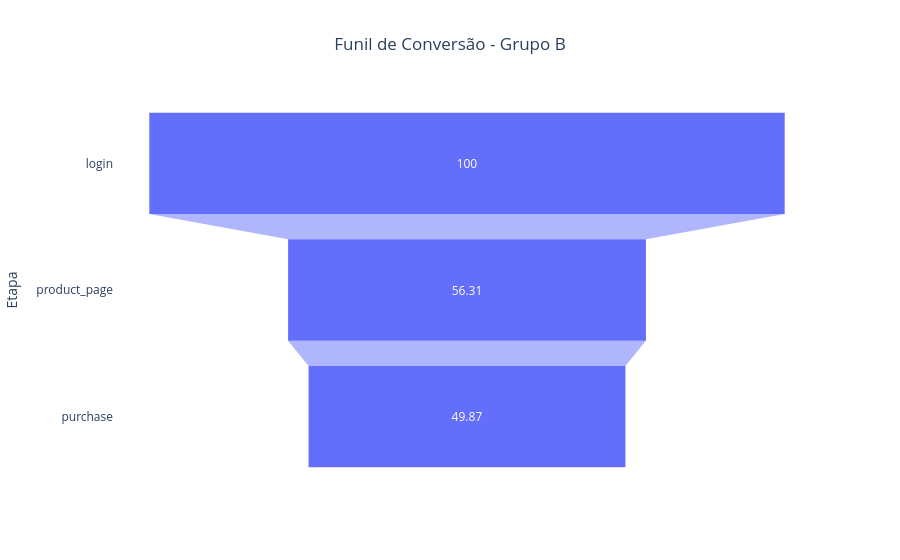

This figure's notebook cell:
### Code cell
# Visualisando o Funil B
fig = px.funnel(
    funil_B,
    x="conversao",  
    y="event_name",  
    title="Funil de Conversão - Grupo B",
    labels={"user_id": "Usuários", "event_name": "Etapa"},
    color_discrete_sequence=["#636EFA"], 
)


fig.update_layout(
    title_x=0.5,  
    template="plotly_white",  
)

fig.show()

### Figure 1 — Plotly figure (JSON) as saved in the notebook; plotly's stock layout.template omitted (floating-point values rounded to 4 significant figures)
{"data": [{"hovertemplate": "conversao=%{x}<br>Etapa=%{y}<extra></extra>", "legendgroup": "", "marker": {"color": "#636EFA"}, "name": "", "orientation": "h", "showlegend": false, "type": "funnel", "x": [100.0, 56.31, 49.87], "xaxis": "x", "y": ["login", "product_page", "purchase"], "yaxis": "y"}], "layout": {"legend": {"tracegroupgap": 0}, "title": {"text": "Funil de Conversão - Grupo B", "x": 0.5}, "xaxis": {"anchor": "y", "domain": [0, 1], "title": {"text": "conversao"}}, "yaxis": {"anchor": "x", "domain": [0, 1], "title": {"text": "Etapa"}}}}
